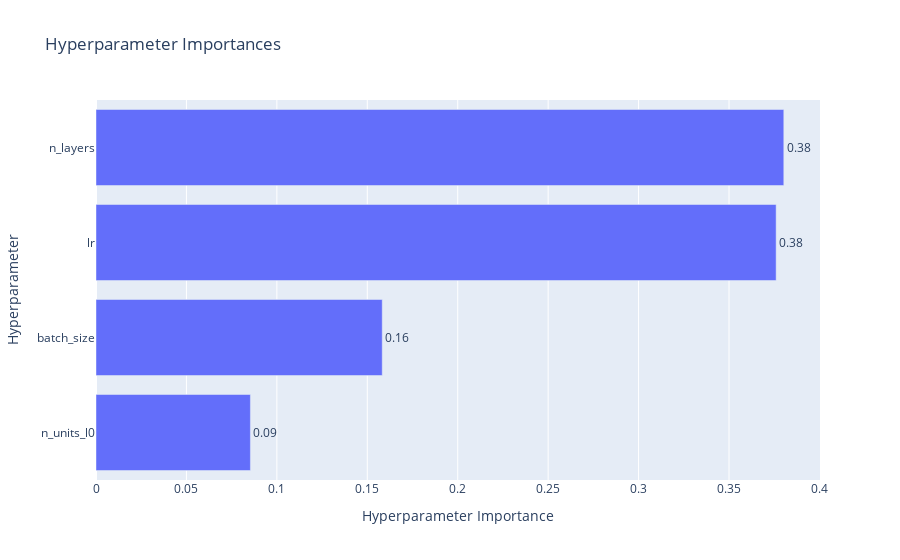
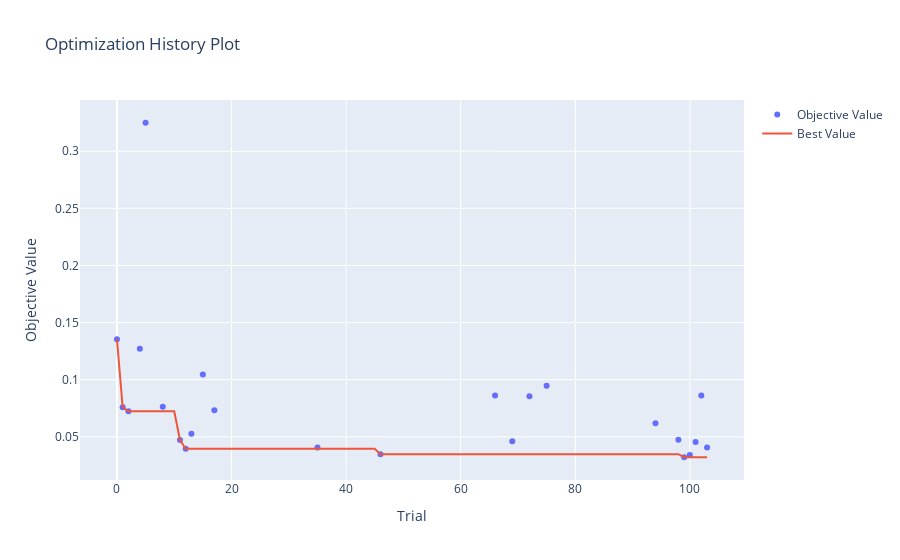
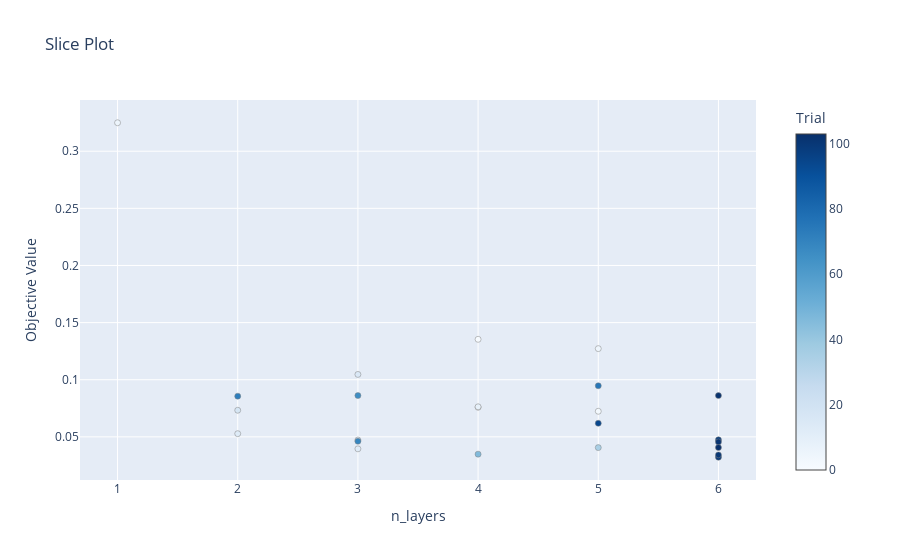

Notebook source saved alongside these figures, in order:
### Code cell
optuna.visualization.plot_param_importances(study).show()
optuna.visualization.plot_optimization_history(study).show()
optuna.visualization.plot_slice(study, params = ['n_layers']).show()

### Figure 1 — Plotly figure (JSON) as saved in the notebook; plotly's stock layout.template omitted (floating-point values rounded to 4 significant figures)
{"data": [{"cliponaxis": false, "hovertemplate": ["n_units_l0 (IntDistribution): 0.08537072457837519<extra></extra>", "batch_size (IntDistribution): 0.158268691189984<extra></extra>", "lr (FloatDistribution): 0.3760627586470297<extra></extra>", "n_layers (IntDistribution): 0.3802978255846111<extra></extra>"], "name": "Objective Value", "orientation": "h", "text": ["0.09", "0.16", "0.38", "0.38"], "textposition": "outside", "type": "bar", "x": [0.08537, 0.1583, 0.3761, 0.3803], "y": ["n_units_l0", "batch_size", "lr", "n_layers"]}], "layout": {"title": {"text": "Hyperparameter Importances"}, "xaxis": {"title": {"text": "Hyperparameter Importance"}}, "yaxis": {"title": {"text": "Hyperparameter"}}}}

### Figure 2 — Plotly figure (JSON) as saved in the notebook; plotly's stock layout.template omitted (floating-point values rounded to 4 significant figures)
{"data": [{"mode": "markers", "name": "Objective Value", "type": "scatter", "x": [0, 1, 2, 4, 5, 8, 11, 12, 13, 15, 17, 35, 46, 66, 69, 72, 75, 94, 98, 99, 100, 101, 102, 103], "y": [0.1354, 0.07588, 0.07239, 0.1272, 0.3249, 0.0763, 0.04724, 0.03951, 0.05278, 0.1046, 0.07327, 0.04058, 0.03485, 0.08613, 0.04616, 0.08562, 0.09469, 0.0619, 0.0474, 0.03215, 0.03422, 0.04556, 0.08609, 0.04065]}, {"mode": "lines", "name": "Best Value", "type": "scatter", "x": [0, 1, 2, 3, 4, 5, 6, 7, 8, 9, 10, 11, 12, 13, 14, 15, 16, 17, 18, 19, 20, 21, 22, 23, 24, 25, 26, 27, 28, 29, 30, 31, 32, 33, 34, 35, 36, 37, 38, 39, 40, 41, 42, 43, 44, 45, 46, 47, 48, 49, 50, 51, 52, 53, 54, 55, 56, 57, 58, 59, 60, 61, 62, 63, 64, 65, 66, 67, 68, 69, 70, 71, 72, 73, 74, 75, 76, 77, 78, 79, 80, 81, 82, 83, 84, 85, 86, 87, 88, 89, 90, 91, 92, 93, 94, 95, 96, 97, 98, 99, 100, 101, 102, 103], "y": [0.1354, 0.07588, 0.07239, 0.07239, 0.07239, 0.07239, 0.07239, 0.07239, 0.07239, 0.07239, 0.07239, 0.04724, 0.03951, 0.03951, 0.03951, 0.03951, 0.03951, 0.03951, 0.03951, 0.03951, 0.03951, 0.03951, 0.03951, 0.03951, 0.03951, 0.03951, 0.03951, 0.03951, 0.03951, 0.03951, 0.03951, 0.03951, 0.03951, 0.03951, 0.03951, 0.03951, 0.03951, 0.03951, 0.03951, 0.03951, 0.03951, 0.03951, 0.03951, 0.03951, 0.03951, 0.03951, 0.03485, 0.03485, 0.03485, 0.03485, 0.03485, 0.03485, 0.03485, 0.03485, 0.03485, 0.03485, 0.03485, 0.03485, 0.03485, 0.03485, 0.03485, 0.03485, 0.03485, 0.03485, 0.03485, 0.03485, 0.03485, 0.03485, 0.03485, 0.03485, 0.03485, 0.03485, 0.03485, 0.03485, 0.03485, 0.03485, 0.03485, 0.03485, 0.03485, 0.03485, 0.03485, 0.03485, 0.03485, 0.03485, 0.03485, 0.03485, 0.03485, 0.03485, 0.03485, 0.03485, 0.03485, 0.03485, 0.03485, 0.03485, 0.03485, 0.03485, 0.03485, 0.03485, 0.03485, 0.03215, 0.03215, 0.03215, 0.03215, 0.03215]}, {"marker": {"color": "#cccccc"}, "mode": "markers", "name": "Infeasible Trial", "showlegend": false, "type": "scatter", "x": [], "y": []}], "layout": {"title": {"text": "Optimization History Plot"}, "xaxis": {"title": {"text": "Trial"}}, "yaxis": {"title": {"text": "Objective Value"}}}}

### Figure 3 — Plotly figure (JSON) as saved in the notebook; plotly's stock layout.template omitted (floating-point values rounded to 4 significant figures)
{"data": [{"marker": {"color": [0, 1, 2, 4, 5, 8, 11, 12, 13, 15, 17, 35, 46, 66, 69, 72, 75, 94, 98, 99, 100, 101, 102, 103], "colorbar": {"title": {"text": "Trial"}, "x": 1, "xpad": 40}, "colorscale": [[0, "rgb(247,251,255)"], [0.125, "rgb(222,235,247)"], [0.25, "rgb(198,219,239)"], [0.375, "rgb(158,202,225)"], [0.5, "rgb(107,174,214)"], [0.625, "rgb(66,146,198)"], [0.75, "rgb(33,113,181)"], [0.875, "rgb(8,81,156)"], [1, "rgb(8,48,107)"]], "line": {"color": "Grey", "width": 0.5}}, "mode": "markers", "name": "Feasible Trial", "showlegend": false, "type": "scatter", "x": [4, 4, 5, 5, 1, 4, 3, 3, 2, 3, 2, 5, 4, 3, 3, 2, 5, 5, 6, 6, 6, 6, 6, 6], "y": [0.1354, 0.07588, 0.07239, 0.1272, 0.3249, 0.0763, 0.04724, 0.03951, 0.05278, 0.1046, 0.07327, 0.04058, 0.03485, 0.08613, 0.04616, 0.08562, 0.09469, 0.0619, 0.0474, 0.03215, 0.03422, 0.04556, 0.08609, 0.04065]}], "layout": {"title": {"text": "Slice Plot"}, "xaxis": {"title": {"text": "n_layers"}}, "yaxis": {"title": {"text": "Objective Value"}}}}
